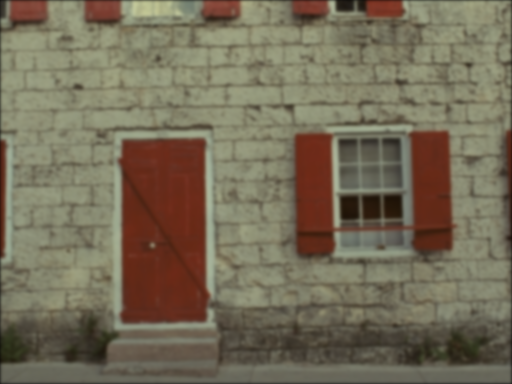
%> input picture metrics/img.png, 512 x 384 px
$ octave FastGLG_TIP2006.m   (GNU Octave 9; MATLAB toolbox functions it lacks are replaced by stand-ins)
%> lines starting %> are read from the running program, lines starting %| are printed output that depends on the picture
clear all;
clc;
x3=imread('img.png');
%> x3 is the input picture: size 384x512x3 uint8; mean R, G, B 117.4, 108.5, 87.9
x=rgb2gray(x3);
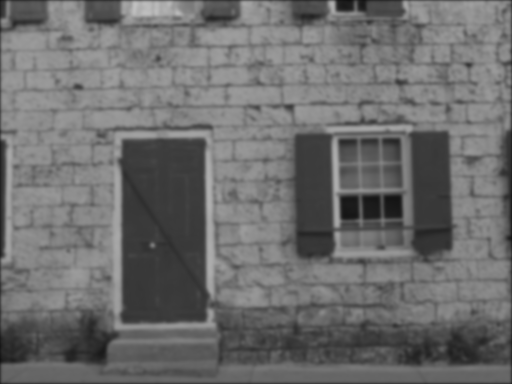
%> x: size 384x512 uint8; min 17, max 192, mean 108.8
x1=rgb2gray(x3);
x2=rgb2gray(x3);
imshow(x);
title('Original Image');

[p q]=size(x);
%> p = 384; q = 512
h1=zeros(1,256);
for i=1:p
    for j=1:q
       h1(x(i,j)+1)=h1(x(i,j)+1)+1;
    end
end
%> after the loop, h1 = 256 values, max 3742 at index 60, min 0 at index 1, mean 768
n=0;
for i=1:256
    if(h1(i)~=0)
        n=n+1;
    end
end
%> after the loop, n = 176
h=zeros(n,256);
%> h: size 176x256 double; every value is 0
for i=1:p
for j=1:q
    m=x(i,j);
    h(n,m+1)=h(n,m+1)+1;
end
end
%> h: size 176x256 double; min 0, max 3742, mean 4.4
M=256;


c=0;
i=1;
g=zeros(n,n);
%> g: size 176x176 double; every value is 0
l=zeros(n,n);
r=zeros(n,n);
for k=1:256
    if(h(n,k) ~= 0)
        g(n,i)=h(n,k);
        l(n,i)=k-1;
        r(n,i)=k-1;
        i=i+1;
    end;
end
%> g: size 176x176 double; min 0, max 3742, mean 6.3
%> l: size 176x176 double; min 0, max 192, mean 0.6
%> after the loop, i = 177


while(n>3)
a=g(n,1);
for i=2:n
    if(a>g(n,i))
        a=g(n,i);
        ia=i;
    end
end

if(ia==1)
    id=1;
elseif(ia==n)
        id=ia;

elseif(g(n,ia-1)<=g(n,ia+1))
    id=ia-1;
else
    id=ia;
end;
if(ia==1)
    b=g(n,ia+1);
elseif(ia==n)
    b=g(n,ia-1);
else
    if(g(n,ia+1)<=g(n,ia-1))
        b=g(n,ia+1);
    else
        b=g(n,ia-1);
    end

end


for i=1:n-1
    if(i<id)
        g(n-1,i)=g(n,i);
    elseif(i==id)
            g(n-1,i)=a+b;
        else
            g(n-1,i)=g(n,i+1);

    end

       if(i<=id)
           l(n-1,i)=l(n,i);
       else
           l(n-1,i)=l(n,i+1);
       end;
       if(i<id)
           r(n-1,i)=r(n,i);
       else
           r(n-1,i)=r(n,i+1);
       end
end;

n=n-1;
end
%> this loop made 173 passes
%> (id, b, n) on passes 1 to 12: (175, 2, 175), (175, 16, 174), (175, 0, 173), (174, 0, 172), (174, 0, 171), (174, 0, 170), (174, 0, 169), (174, 0, 168), (174, 0, 167), (174, 0, 166), (174, 0, 165), (174, 0, 164)
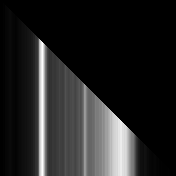
%> g: size 176x176 double; min 0, max 3742, mean 534.4; drawn with min black and max white
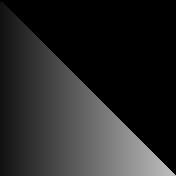
%> l: size 176x176 double; min 0, max 192, mean 37.9
%> after the loop, ia = 175; n = 3


n=22;

if(l(n-1,1)~=r(n-1,1))
      N=(M-1)/(n-1);
else
      N=(M-1)/(n-2);
end

for k=1:M-1
    if(k<=l(n-1,1))
        T(n-1,k)=0;
    elseif(k>=r(n-1,n-1))
        T(n-1,k)=255;
    else
        for p1=1:n-1
            flag=0;
            if(k>=l(n-1,p1)&&k<=r(n-1,p1))
                    i=p1;
                    flag=1;
                    break;
            end
            if(k>r(n-1,p1)&&k<l(n-1,p1+1))
                i=p1;
                break;
            end
        end
        if(flag==1) && (l(n-1,i)~=r(n-1,i))
            if(l(n-1,1)==r(n-1,1))
                T(n-1,k)=(i-1-((r(n-1,i)-k)/(r(n-1,i)-l(n-1,i))))*N+1;
            else
                T(n-1,k)=(i-((r(n-1,i)-k)/(r(n-1,i)-l(n-1,i))))*N+1;
            end
        else
            if(l(n-1,1)==r(n-1,1))
                T(n-1,k)=(i-1)*N;
            else
                T(n-1,k)=i*N;
            end
        end
    end
end
%> after the loop, flag = 1; i = 20
% [21 lines of commented-out code are left out]


for i=1:255
    T(21,i)=uint32(T(21,i));
end

x=zeros(p,q);
for i=1:p
    for j=1:q
        k=x1(i,j);
        x(i,j)=T(21,k+1);
    end
end
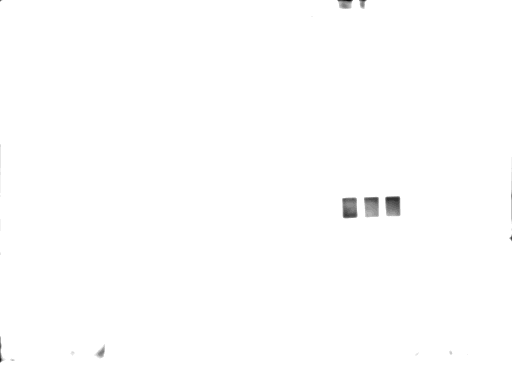
%> x: size 384x512 double; min 13, max 255, mean 254.2
figure;
imshow(x,[]);title('After FGLG');
